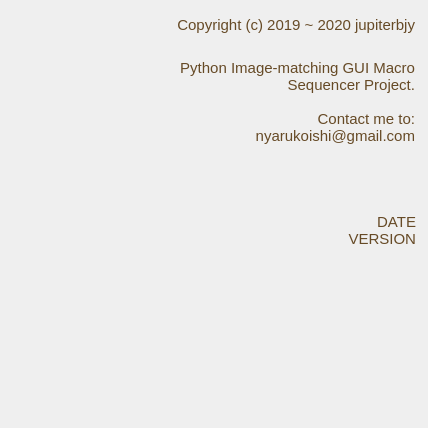
<?xml version="1.0" encoding="UTF-8"?>
<ui version="4.0">
 <class>About</class>
 <widget class="QMainWindow" name="About">
  <property name="geometry">
   <rect>
    <x>0</x>
    <y>0</y>
    <width>428</width>
    <height>428</height>
   </rect>
  </property>
  <property name="sizePolicy">
   <sizepolicy hsizetype="Fixed" vsizetype="Fixed">
    <horstretch>0</horstretch>
    <verstretch>0</verstretch>
   </sizepolicy>
  </property>
  <property name="maximumSize">
   <size>
    <width>428</width>
    <height>428</height>
   </size>
  </property>
  <property name="windowTitle">
   <string>About</string>
  </property>
  <widget class="QWidget" name="centralwidget">
   <property name="sizePolicy">
    <sizepolicy hsizetype="Preferred" vsizetype="Preferred">
     <horstretch>0</horstretch>
     <verstretch>0</verstretch>
    </sizepolicy>
   </property>
   <layout class="QGridLayout" name="gridLayout">
    <item row="0" column="0">
     <widget class="QFrame" name="frame">
      <property name="sizePolicy">
       <sizepolicy hsizetype="Fixed" vsizetype="Fixed">
        <horstretch>0</horstretch>
        <verstretch>0</verstretch>
       </sizepolicy>
      </property>
      <property name="minimumSize">
       <size>
        <width>410</width>
        <height>410</height>
       </size>
      </property>
      <property name="maximumSize">
       <size>
        <width>410</width>
        <height>410</height>
       </size>
      </property>
      <property name="frameShape">
       <enum>QFrame::NoFrame</enum>
      </property>
      <property name="frameShadow">
       <enum>QFrame::Raised</enum>
      </property>
      <widget class="QLabel" name="label">
       <property name="geometry">
        <rect>
         <x>-7</x>
         <y>30</y>
         <width>400</width>
         <height>400</height>
        </rect>
       </property>
       <property name="sizePolicy">
        <sizepolicy hsizetype="Fixed" vsizetype="Fixed">
         <horstretch>0</horstretch>
         <verstretch>0</verstretch>
        </sizepolicy>
       </property>
       <property name="maximumSize">
        <size>
         <width>400</width>
         <height>400</height>
        </size>
       </property>
       <property name="frameShape">
        <enum>QFrame::NoFrame</enum>
       </property>
       <property name="frameShadow">
        <enum>QFrame::Plain</enum>
       </property>
       <property name="text">
        <string/>
       </property>
       <property name="pixmap">
        <pixmap>../icons/About.png</pixmap>
       </property>
       <property name="scaledContents">
        <bool>true</bool>
       </property>
      </widget>
      <widget class="QTextEdit" name="textEdit">
       <property name="geometry">
        <rect>
         <x>129</x>
         <y>3</y>
         <width>281</width>
         <height>201</height>
        </rect>
       </property>
       <property name="layoutDirection">
        <enum>Qt::LeftToRight</enum>
       </property>
       <property name="styleSheet">
        <string notr="true">background-color: rgba(255, 255, 255, 0);</string>
       </property>
       <property name="frameShape">
        <enum>QFrame::NoFrame</enum>
       </property>
       <property name="frameShadow">
        <enum>QFrame::Plain</enum>
       </property>
       <property name="lineWrapColumnOrWidth">
        <number>2</number>
       </property>
       <property name="html">
        <string>&lt;!DOCTYPE HTML PUBLIC &quot;-//W3C//DTD HTML 4.0//EN&quot; &quot;http://www.w3.org/TR/REC-html40/strict.dtd&quot;&gt;
&lt;html&gt;&lt;head&gt;&lt;meta name=&quot;qrichtext&quot; content=&quot;1&quot; /&gt;&lt;style type=&quot;text/css&quot;&gt;
p, li { white-space: pre-wrap; }
&lt;/style&gt;&lt;/head&gt;&lt;body style=&quot; font-family:'Gulim'; font-size:9pt; font-weight:400; font-style:normal;&quot;&gt;
&lt;p align=&quot;right&quot; style=&quot; margin-top:12px; margin-bottom:12px; margin-left:0px; margin-right:0px; -qt-block-indent:0; text-indent:0px;&quot;&gt;&lt;span style=&quot; font-family:'Consolas'; font-size:11pt; color:#664a26;&quot;&gt;Copyright (c) 2019 ~ 2020 jupiterbjy&lt;br /&gt;&lt;/span&gt;&lt;/p&gt;
&lt;p align=&quot;right&quot; style=&quot; margin-top:12px; margin-bottom:12px; margin-left:0px; margin-right:0px; -qt-block-indent:0; text-indent:0px;&quot;&gt;&lt;span style=&quot; font-family:'Consolas'; font-size:11pt; color:#664a26;&quot;&gt;Python Image-matching GUI Macro Sequencer Project.&lt;br /&gt;&lt;br /&gt;Contact me to:&lt;br /&gt;nyarukoishi@gmail.com&lt;br /&gt;&lt;/span&gt;&lt;/p&gt;&lt;/body&gt;&lt;/html&gt;</string>
       </property>
       <property name="textInteractionFlags">
        <set>Qt::NoTextInteraction</set>
       </property>
       <property name="placeholderText">
        <string/>
       </property>
      </widget>
      <widget class="QTextEdit" name="versionArea">
       <property name="geometry">
        <rect>
         <x>240</x>
         <y>200</y>
         <width>171</width>
         <height>61</height>
        </rect>
       </property>
       <property name="layoutDirection">
        <enum>Qt::LeftToRight</enum>
       </property>
       <property name="styleSheet">
        <string notr="true">background-color: rgba(255, 255, 255, 0);</string>
       </property>
       <property name="frameShape">
        <enum>QFrame::NoFrame</enum>
       </property>
       <property name="frameShadow">
        <enum>QFrame::Plain</enum>
       </property>
       <property name="lineWrapColumnOrWidth">
        <number>2</number>
       </property>
       <property name="html">
        <string>&lt;!DOCTYPE HTML PUBLIC &quot;-//W3C//DTD HTML 4.0//EN&quot; &quot;http://www.w3.org/TR/REC-html40/strict.dtd&quot;&gt;
&lt;html&gt;&lt;head&gt;&lt;meta name=&quot;qrichtext&quot; content=&quot;1&quot; /&gt;&lt;style type=&quot;text/css&quot;&gt;
p, li { white-space: pre-wrap; }
&lt;/style&gt;&lt;/head&gt;&lt;body style=&quot; font-family:'Gulim'; font-size:9pt; font-weight:400; font-style:normal;&quot;&gt;
&lt;p align=&quot;right&quot; style=&quot; margin-top:12px; margin-bottom:12px; margin-left:0px; margin-right:0px; -qt-block-indent:0; text-indent:0px;&quot;&gt;&lt;span style=&quot; font-family:'Consolas'; font-size:11pt; color:#664a26;&quot;&gt;DATE&lt;br /&gt;VERSION&lt;/span&gt;&lt;/p&gt;&lt;/body&gt;&lt;/html&gt;</string>
       </property>
       <property name="textInteractionFlags">
        <set>Qt::NoTextInteraction</set>
       </property>
       <property name="placeholderText">
        <string/>
       </property>
      </widget>
     </widget>
    </item>
   </layout>
  </widget>
 </widget>
 <resources/>
 <connections/>
</ui>
